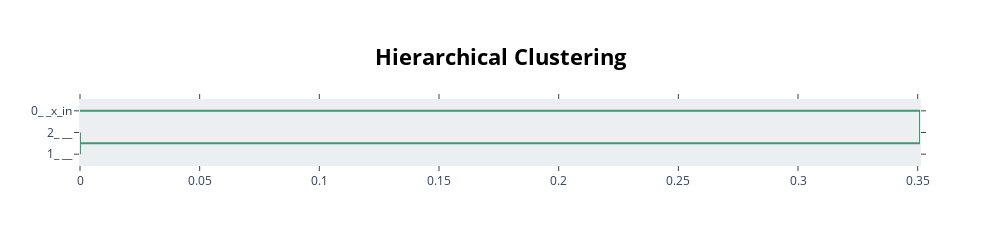

Notebook source saved alongside this figure:
### Code cell
# 2. Topic hierarchy
print("\n2. Topic Hierarchy")
fig_hierarchy = topic_model.visualize_hierarchy(top_n_topics=50)
figures_dict["chinese_topic_hierarchy"] = fig_hierarchy
fig_hierarchy

### Figure 1 — Plotly figure (JSON) as saved in the notebook; plotly's stock layout.template omitted (floating-point values rounded to 4 significant figures)
{"data": [{"hoverinfo": "text", "marker": {"color": "rgb(61,153,112)"}, "mode": "lines", "type": "scatter", "x": [0.0, 0.0, 0.0, 0.0], "xaxis": "x", "y": [-15.0, -15.0, -25.0, -25.0], "yaxis": "y"}, {"hoverinfo": "text", "marker": {"color": "rgb(61,153,112)"}, "mode": "lines", "type": "scatter", "x": [0.0, 0.351, 0.351, 0.0], "xaxis": "x", "y": [-5.0, -5.0, -20.0, -20.0], "yaxis": "y"}], "layout": {"autosize": false, "height": 245, "hoverlabel": {"bgcolor": "white", "font": {"family": "Rockwell", "size": 16}}, "hovermode": "closest", "plot_bgcolor": "#ECEFF1", "showlegend": false, "title": {"font": {"color": "Black", "size": 22}, "text": "<b>Hierarchical Clustering</b>", "x": 0.5, "xanchor": "center", "yanchor": "top"}, "width": 1000, "xaxis": {"mirror": "allticks", "rangemode": "tozero", "showgrid": false, "showline": true, "showticklabels": true, "ticks": "outside", "type": "linear", "zeroline": false}, "yaxis": {"mirror": "allticks", "range": [-30, 0], "rangemode": "tozero", "showgrid": false, "showline": true, "showticklabels": true, "tickmode": "array", "ticks": "outside", "ticktext": ["0_ _x_in", "2_ __", "1_ __"], "tickvals": [-5, -15, -25], "type": "linear", "zeroline": false}}}
